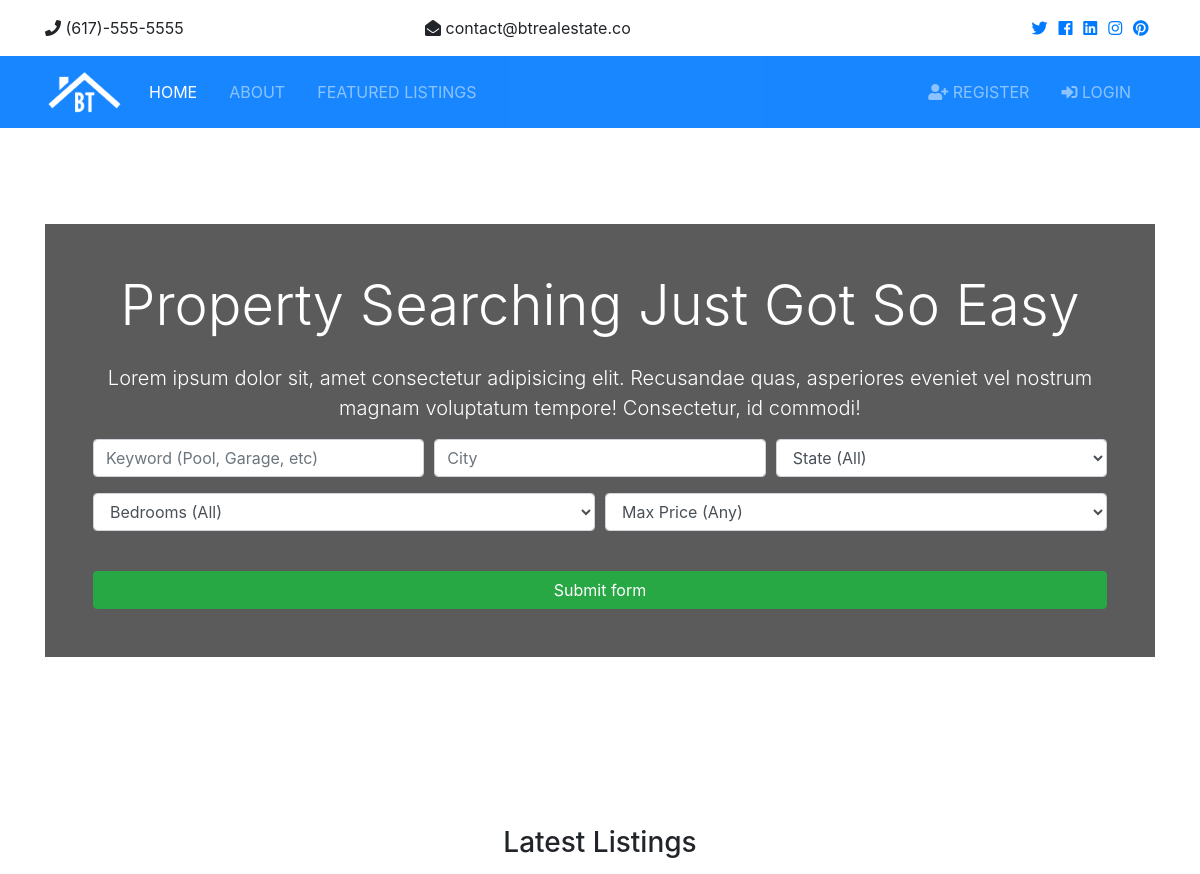
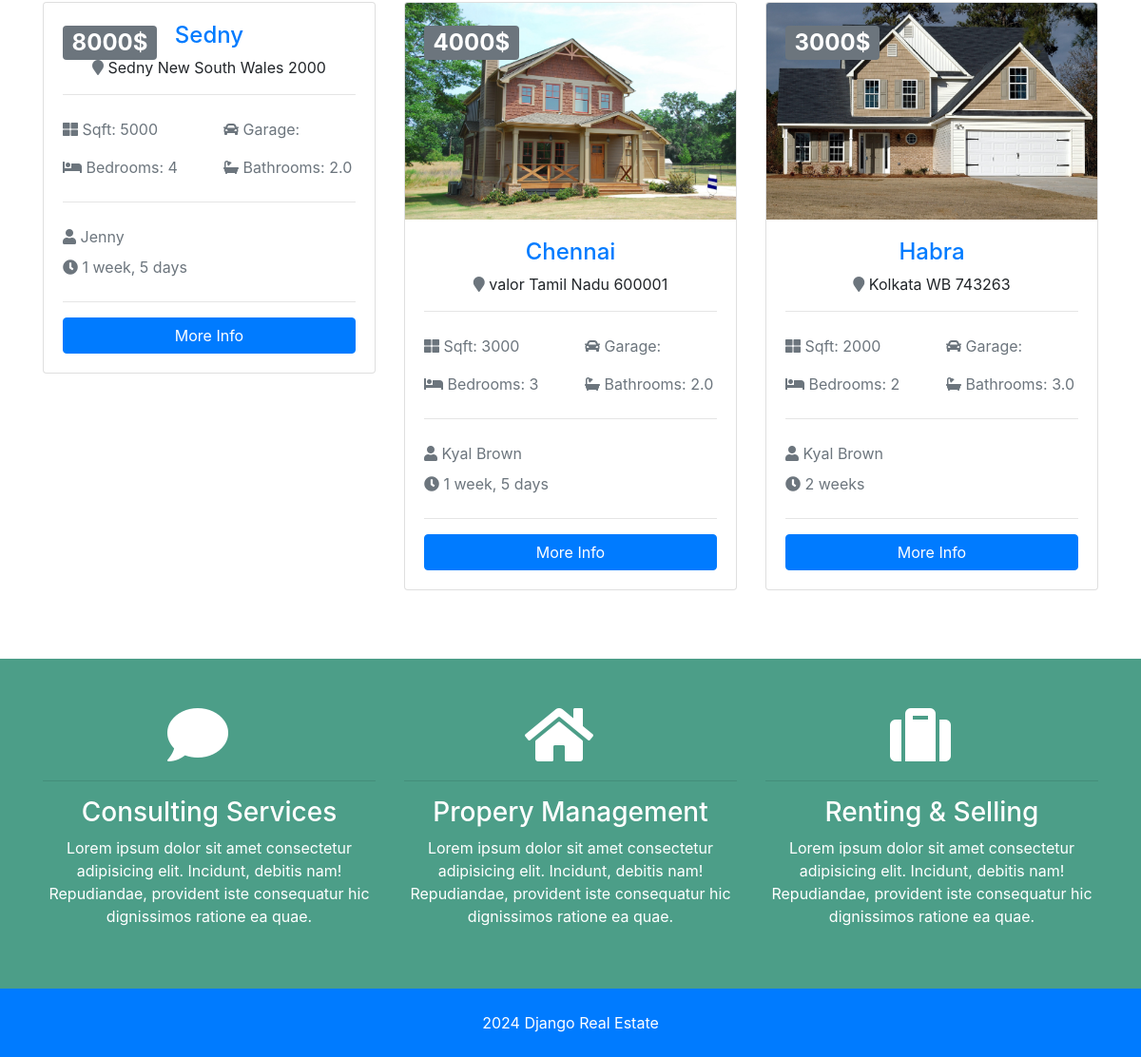
The page / on the database its author committed (2 pictures, top to bottom).
### listings/models.py (models this page shows, shortened)
class Listing(models.Model):
    realtor = models.ForeignKey(Realtor, on_delete=models.DO_NOTHING)
    title = models.CharField(max_length = 200)
    address = models.CharField(max_length = 200)
    city = models.CharField(max_length = 200)
    state = models.CharField(max_length = 200)
    zipcode = models.CharField(max_length = 200)
    description = models.TextField(blank=True)
    price = models.IntegerField()
    bedrooms = models.IntegerField()
    bathrooms = models.DecimalField(max_digits=2,decimal_places=1)
    garage = models.IntegerField(default=0)
    sqft = models.IntegerField()
    lot_size= models.DecimalField(max_digits=5,decimal_places=1)
    photo_main = models.ImageField(upload_to ='photos/%Y/%m/%d/', blank=True)
    photo_1 = models.ImageField(upload_to ='photos/%Y/%m/%d/',blank=True)
    photo_2 = models.ImageField(upload_to ='photos/%Y/%m/%d/', blank=True)
    photo_3 = models.ImageField(upload_to ='photos/%Y/%m/%d/', blank=True)
    photo_4 = models.ImageField(upload_to ='photos/%Y/%m/%d/', blank=True)
    photo_5 = models.ImageField(upload_to ='photos/%Y/%m/%d/', blank=True)
    is_published = models.BooleanField(default=True)
    list_date = models.DateTimeField(default= datetime.now , blank=True)

### realtors/models.py (models this page shows)
class Realtor(models.Model):
    name = models.CharField(max_length= 200)
    photo = models.ImageField(upload_to='photos/%Y/%m/%d/')
    description = models.TextField(max_length= 500)
    phone = models.CharField(max_length= 50)
    email = models.CharField(max_length= 50)
    is_mvp = models.BooleanField(default=False)
    hire_date = models.DateTimeField(default=datetime.now, blank=True)
    def __str__(self):
        return self.name

### pages/views.py (the view)
# urls.py: path('', views.index, name='listings'),
def index(request):
   listings = Listing.objects.order_by('-list_date').filter(is_published=True)[:3]
   context = {
       'listings' : listings,
       'price_choices' : price_choices,
       'bedrooms_choices' : bedrooms_choices,
       'state_choices' : state_choices
   }
   return render(request, 'pages/index.html',context)

### templates/pages/index.html (shortened to what this page needs)
{% extends "base.html" %}
{% block content %}
<section id="showcase">
    <div class="container text-center">
      <div class="home-search p-5">
        <div class="overlay p-5">
          <h1 class="display-4 mb-4">
            Property Searching Just Got So Easy
          </h1>
          <p class="lead">Lorem ipsum dolor sit, amet consectetur adipisicing elit. Recusandae quas, asperiores eveniet vel nostrum magnam
            voluptatum tempore! Consectetur, id commodi!</p>
          <div class="search">
            <form action="{% url 'search' %}">
              <div class="form-row">
                <div class="col-md-4 mb-3">
                  <input type="text" name="keywords" class="form-control" placeholder="Keyword (Pool, Garage, etc)">
                </div>
                <div class="col-md-4 mb-3">
                  <input type="text" name="city" class="form-control" placeholder="City">
                </div>
                <div class="col-md-4 mb-3">
                  <select name="state" class="form-control">
                    <option selected="true" disabled="disabled">State (All)</option>
                  </select>
                </div>
              </div>
              <div class="form-row">
                <div class="col-md-6 mb-3">
                  <select name="bedrooms" class="form-control">
                    <option selected="true" disabled="disabled">Bedrooms (All)</option>
                  </select>
                </div>
                <div class="col-md-6 mb-3">
                  <select name="price" class="form-control" id="type">
                    <option selected="true" disabled="disabled">Max Price (Any)</option>
                  </select>
                </div>
              </div>
              <button class="btn btn-success btn-block mt-4" type="submit">Submit form</button>
            </form>
          </div>
        </div>
      </div>
    </div>
  </section>
   <section id="listings" class="py-5">
    <div class="container">
      <h3 class="text-center mb-3">Latest Listings</h3>
      <div class="row">
        {% if listings %}
          {% for listing in listings %}
            <div class="col-md-6 col-lg-4 mb-4">
              <div class="card listing-preview">
                <img class="card-img-top" src="{{listing.photo_main.url}}" alt="">
                <div class="card-img-overlay">
                  <h2>
                    <span class="badge badge-secondary text-white">{{listing.price}}$</span>
                  </h2>
                </div>
                <div class="card-body">
                  <div class="listing-heading text-center">
                    <h4 class="text-primary">{{listing.title}}</h4>
                    <p>
                      <i class="fas fa-map-marker text-secondary"></i> {{listing.city}} {{listing.state}} {{listing.zipcode}}</p>
                  </div>
                  <hr>
                  <div class="row py-2 text-secondary">
                    <div class="col-6">
                      <i class="fas fa-th-large"></i> Sqft: {{listing.sqft}}</div>
                    <div class="col-6">
                      <i class="fas fa-car"></i> Garage: {{listing.garages}}</div>
                  </div>
                  <div class="row py-2 text-secondary">
                    <div class="col-6">
                      <i class="fas fa-bed"></i> Bedrooms: {{listing.bedrooms}}</div>
                    <div class="col-6">
                      <i class="fas fa-bath"></i> Bathrooms:  {{listing.bathrooms}}</div>
                  </div>
                  <hr>
                  <div class="row py-2 text-secondary">
                    <div class="col-6">
                      <i class="fas fa-user"></i> {{listing.realtor}}</div>
                  </div>
                  <div class="row text-secondary pb-2">
                    <div class="col-6">
                      <i class="fas fa-clock"></i> {{listing.list_date | timesince}} </div>
                  </div>
                  <hr>
                  <a href="{% url "listing" listing.id %}" class="btn btn-primary btn-block">More Info</a>
                </div>
              </div>
            </div>
          {% endfor %}
        {% else %}
          <div class="col-md-12">
            <p>No listings found.</p>
          </div>
        {% endif %}
      </div>
    </div>
  </section>
  <section id="services" class="py-5  text-white">
    <div class="container">
      <div class="row text-center">
        <div class="col-md-4">
          <i class="fas fa-comment fa-4x mr-4"></i>
          <hr>
          <h3>Consulting Services</h3>
          <p>Lorem ipsum dolor sit amet consectetur adipisicing elit. Incidunt, debitis nam! Repudiandae, provident iste consequatur
            hic dignissimos ratione ea quae.</p>
        </div>
        <div class="col-md-4">
          <i class="fas fa-home fa-4x mr-4"></i>
          <hr>
          <h3>Propery Management</h3>
          <p>Lorem ipsum dolor sit amet consectetur adipisicing elit. Incidunt, debitis nam! Repudiandae, provident iste consequatur
            hic dignissimos ratione ea quae.</p>
        </div>
        <div class="col-md-4">
          <i class="fas fa-suitcase fa-4x mr-4"></i>
          <hr>
          <h3>Renting & Selling</h3>
          <p>Lorem ipsum dolor sit amet consectetur adipisicing elit. Incidunt, debitis nam! Repudiandae, provident iste consequatur
            hic dignissimos ratione ea quae.</p>
        </div>
      </div>
    </div>
  </section>
{% endblock content %}

### static/css/all.css (style rules this page uses)
.fa, .fas, .far, .fal, .fab { -moz-osx-font-smoothing: grayscale; -webkit-font-smoothing: antialiased; display: inline-block; font-style: normal; font-variant: normal; text-rendering: auto; line-height: 1; }
.fa-4x { font-size: 4em; }
.fa-bath:before { content: "\f2cd"; }
.fa-bed:before { content: "\f236"; }
.fa-car:before { content: "\f1b9"; }
.fa-clock:before { content: "\f017"; }
.fa-comment:before { content: "\f075"; }
.fa-home:before { content: "\f015"; }
.fa-map-marker:before { content: "\f041"; }
.fa-suitcase:before { content: "\f0f2"; }
.fa-th-large:before { content: "\f009"; }
.fa-user:before { content: "\f007"; }
.fa, .fas { font-family: 'Font Awesome 5 Free'; font-weight: 900; }

### static/css/style.css (style rules this page uses)
img { width: 100%; }
#showcase { background-image: url(../img/showcase.jpg) no-repeat top center fixed/cover; position: relative; min-height: 650px; color: #fff; padding-top: 6rem; }
#showcase .home-search { min-height: 400px; position: relative; border-radius: 5px; }
#showcase .overlay { content: ''; position: absolute; top: 0; left: 0; min-height: 400px; width: 100%; background: rgba(51, 51, 51, 0.8); }
#services { background: url(../img/building.jpg) no-repeat top center fixed/cover; min-height: 300px; position: relative; overflow: hidden; }
#services::before { content: ''; position: absolute; top: 0; left: 0; min-height: 100%; width: 100%; background: rgba(32, 134, 107, 0.8); }
.listing-preview a { position: relative; }

### rows shown on the page
Listing: price "8000", title "Sedny", city "Sedny", state "New South Wales", zipcode "2000", sqft "5000", bedrooms "4", bathrooms "2.0", realtor "Jenny", list_date "1 week, 5 days"
Listing: photo_main (picture), price "4000", title "Chennai", city "valor", state "Tamil Nadu", zipcode "600001", sqft "3000", bedrooms "3", bathrooms "2.0", realtor "Kyal Brown", list_date "1 week, 5 days"
Listing: photo_main (picture), price "3000", title "Habra", city "Kolkata", state "WB", zipcode "743263", sqft "2000", bedrooms "2", bathrooms "3.0", realtor "Kyal Brown", list_date "2 weeks"
